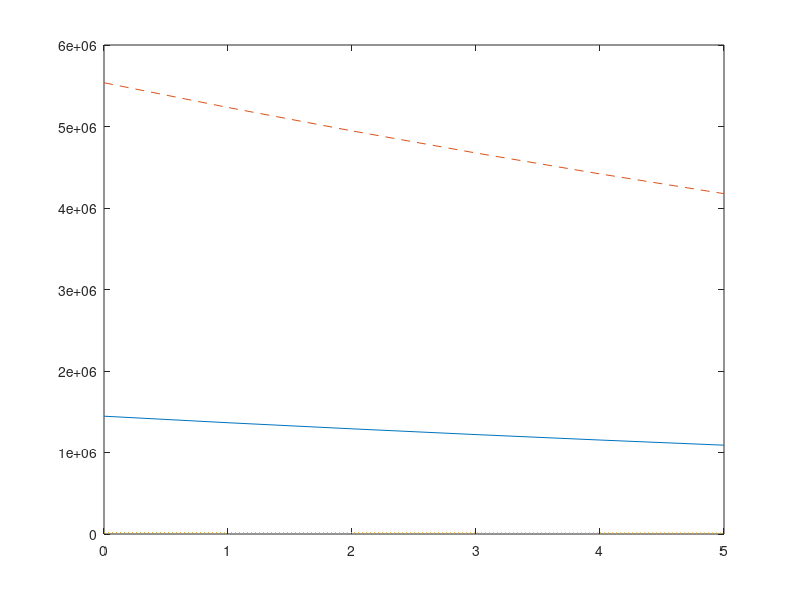

The MATLAB script that drew this image:
%User Input
years = input('How many years you want to project in future? ');

% While loop to check for Input validation
while~(isnumeric(years) && isscalar(years) && years > 0)
    disp('Invalid Input!! Enter again...');
    years = input('How many years you want to project in future?');
end

%Creation of three zero row vectors based on loggerhead turtle's life stages
hatchling = zeros(1, years+1);
youth = zeros(1,years+1);
adult = zeros(1, years+1);

% Initialize the defined row vectors with initial values
hatchling(1) = 1445570;
youth (1) = 5536790;
adult(1) = 17640;

% For loop to predict calculate the future projection of each stage upto the
% Number of years entered by the user
for i = 1:years
    hatchling(i+1) = (77.4*adult(i));
    youth(i+1) = (0.675*hatchling(i)) + (0.769*youth(i));
    adult(i+1) = (0.000434*youth(i)) + (0.809*adult(i));
end

%Plotting the predicted evolution of each stages on single axis
plot(0:years, hatchling, 0:years, youth,'--', 0:years, adult,':')
